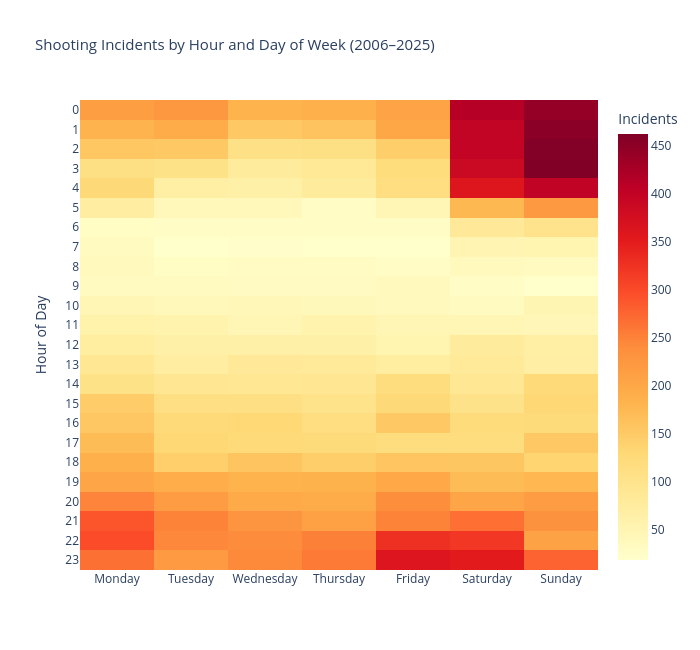

Write notebook code for a chart like this one.
### Markdown cell above
### 3c. Time-of-Day Pattern: A Night City

The hourly distribution showed a strong night-time concentration. The Hour × Weekday heatmap reveals the full picture interactively.

### Code cell
weekday_order = ['Monday','Tuesday','Wednesday','Thursday','Friday','Saturday','Sunday']
pivot = (df.groupby(['WEEKDAY','HOUR']).size()
           .unstack(fill_value=0)
           .reindex(weekday_order))

fig = go.Figure(go.Heatmap(
    z=pivot.values.T,
    x=weekday_order,
    y=list(range(24)),
    colorscale='YlOrRd',
    colorbar=dict(title='Incidents'),
    hovertemplate='Day: %{x}<br>Hour: %{y}:00<br>Incidents: %{z}<extra></extra>'
))
fig.update_layout(
    title=dict(text='Shooting Incidents by Hour and Day of Week (2006–2025)', font_size=15),
    xaxis=dict(title=''),
    yaxis=dict(title='Hour of Day', tickmode='linear', dtick=1,
               ticktext=[f'{h:02d}:00' for h in range(24)],
               tickvals=list(range(24)), autorange='reversed'),
    width=700, height=650, plot_bgcolor='white'
)
fig.write_html('viz_heatmap.html')
fig.show()

### Figure 1 — Plotly figure (JSON) as saved in the notebook; plotly's stock layout.template omitted (floating-point values rounded to 4 significant figures; data arrays with more than 128 entries replaced by an {"elided": "..."} marker saying what was removed)
{"data": [{"colorbar": {"title": {"text": "Incidents"}}, "colorscale": [[0.0, "rgb(255,255,204)"], [0.125, "rgb(255,237,160)"], [0.25, "rgb(254,217,118)"], [0.375, "rgb(254,178,76)"], [0.5, "rgb(253,141,60)"], [0.625, "rgb(252,78,42)"], [0.75, "rgb(227,26,28)"], [0.875, "rgb(189,0,38)"], [1.0, "rgb(128,0,38)"]], "hovertemplate": "Day: %{x}<br>Hour: %{y}:00<br>Incidents: %{z}<extra></extra>", "type": "heatmap", "x": ["Monday", "Tuesday", "Wednesday", "Thursday", "Friday", "Saturday", "Sunday"], "y": [0, 1, 2, 3, 4, 5, 6, 7, 8, 9, 10, 11, 12, 13, 14, 15, 16, 17, 18, 19, 20, 21, 22, 23], "z": {"elided": "24x7 int values"}}], "layout": {"height": 650, "plot_bgcolor": "white", "title": {"font": {"size": 15}, "text": "Shooting Incidents by Hour and Day of Week (2006–2025)"}, "width": 700, "xaxis": {"title": {"text": ""}}, "yaxis": {"autorange": "reversed", "dtick": 1, "tickmode": "linear", "ticktext": ["00:00", "01:00", "02:00", "03:00", "04:00", "05:00", "06:00", "07:00", "08:00", "09:00", "10:00", "11:00", "12:00", "13:00", "14:00", "15:00", "16:00", "17:00", "18:00", "19:00", "20:00", "21:00", "22:00", "23:00"], "tickvals": [0, 1, 2, 3, 4, 5, 6, 7, 8, 9, 10, 11, 12, 13, 14, 15, 16, 17, 18, 19, 20, 21, 22, 23], "title": {"text": "Hour of Day"}}}}
